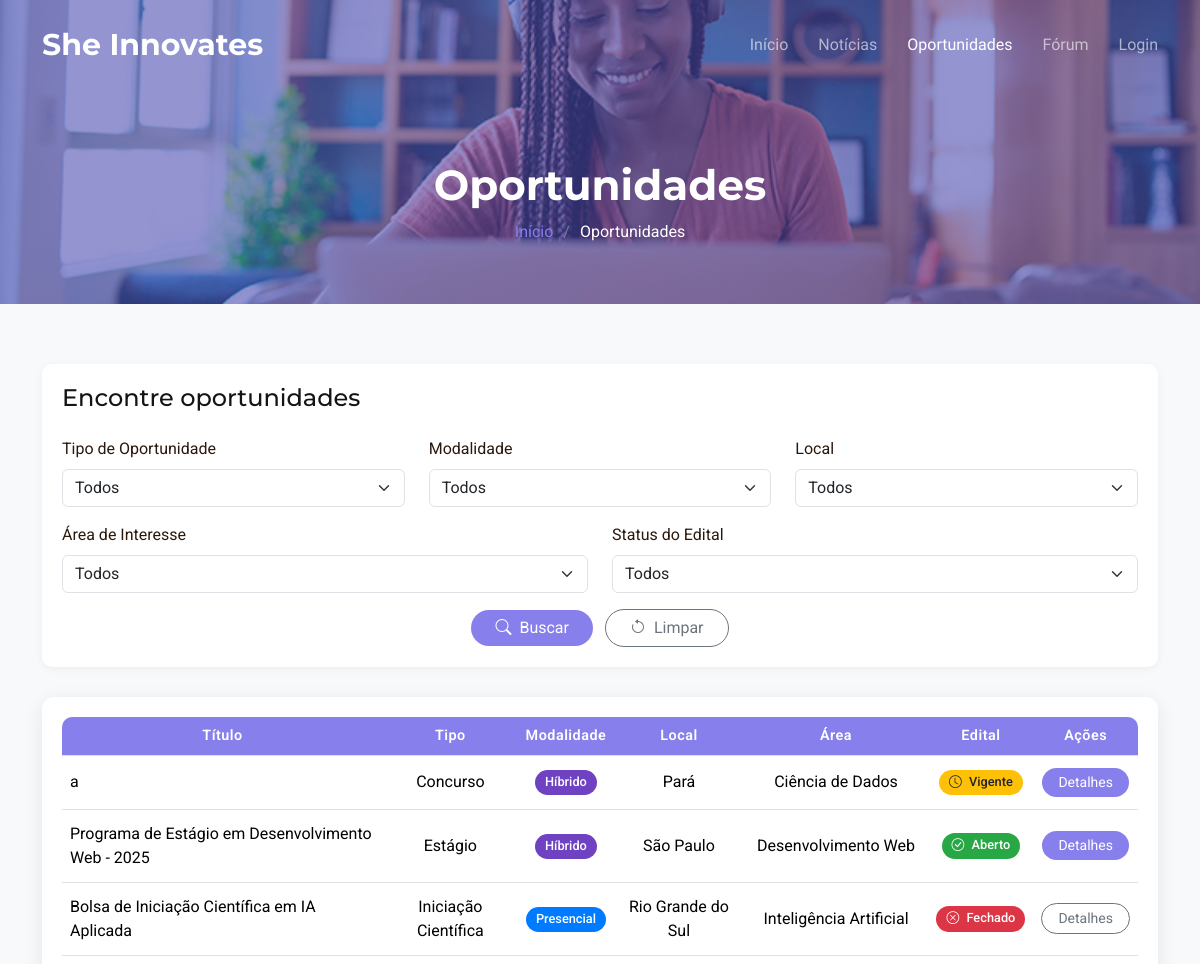
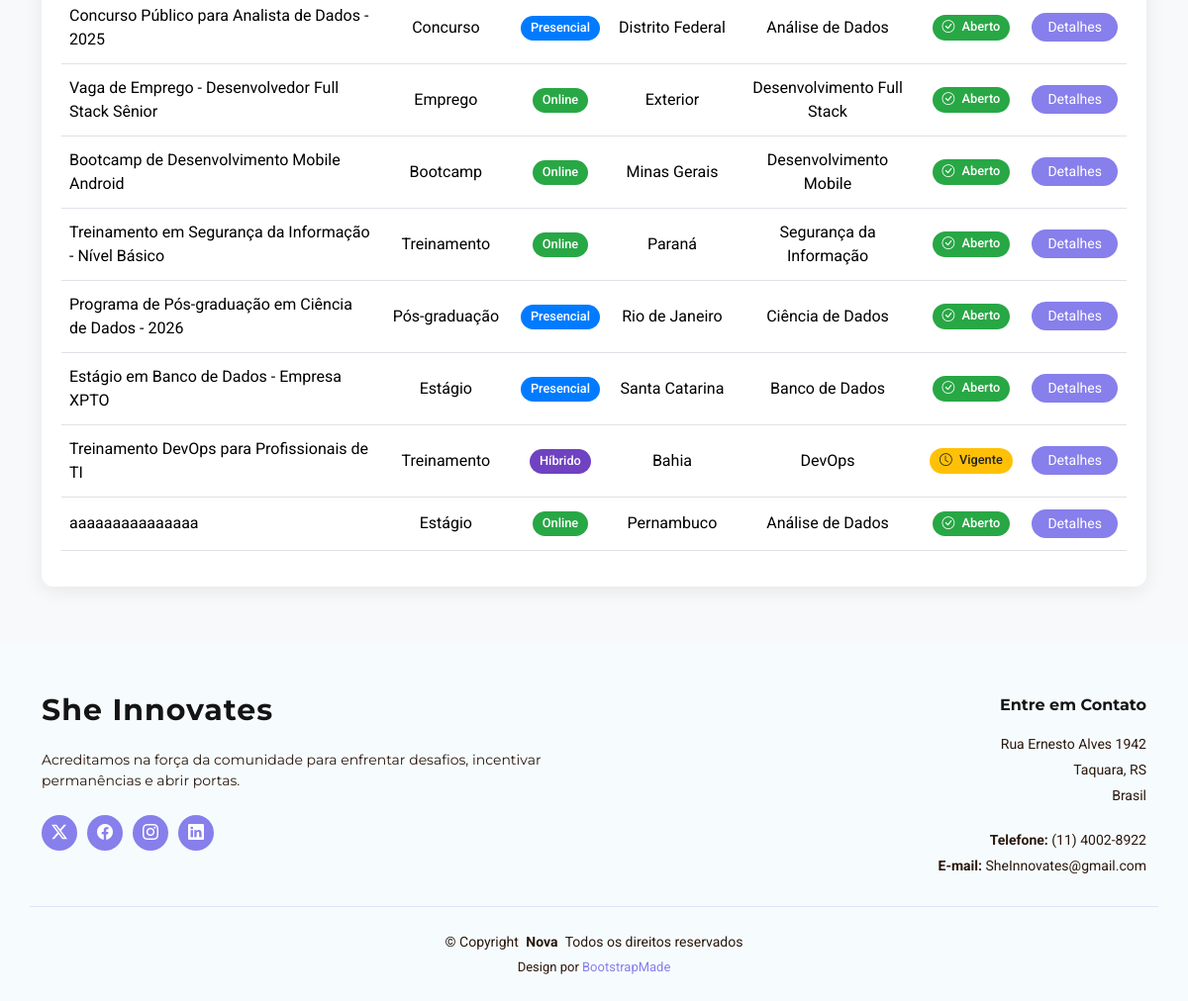
/Back-End-Projeto-Integrador/UserAnonimo/portfolio.php, run on an earlier commit of the app's database (2 pictures, top to bottom).
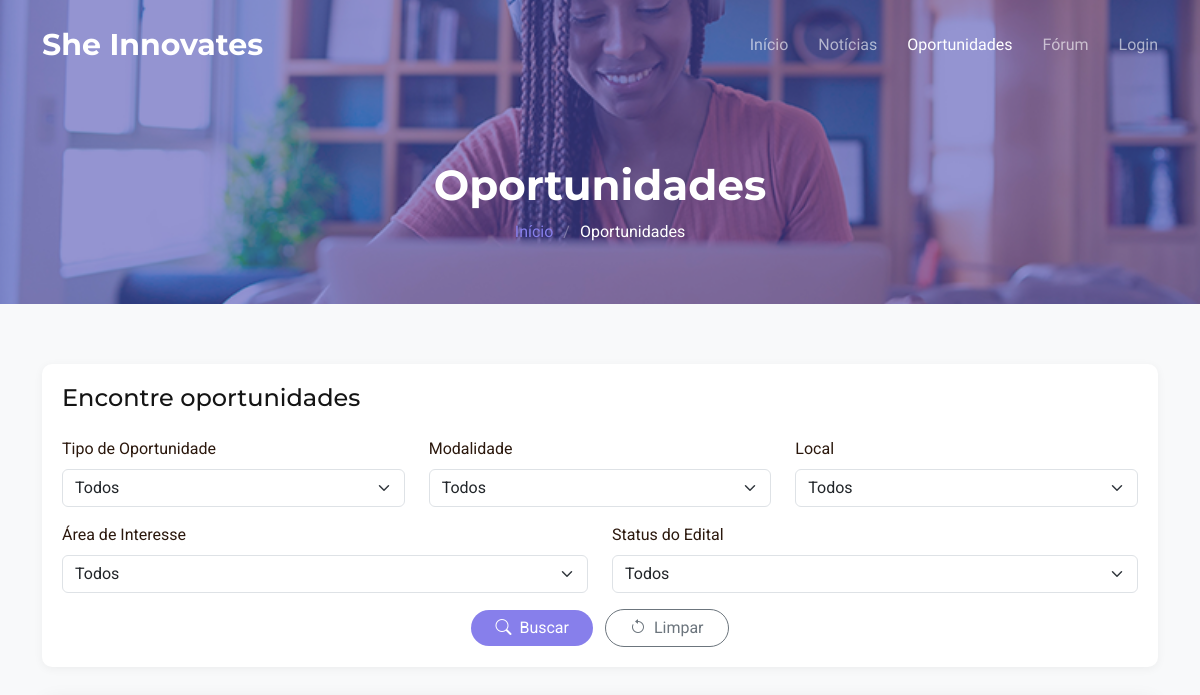
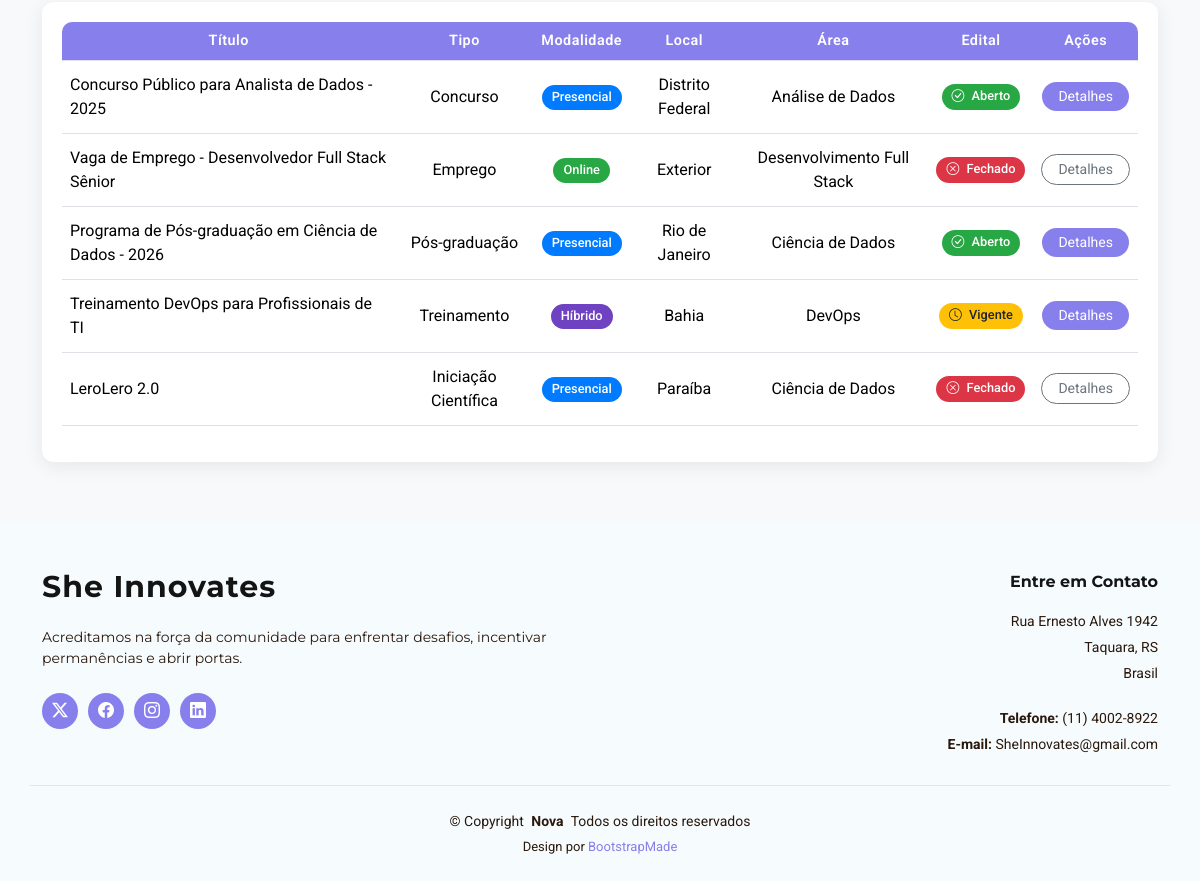
And on a later commit of the database (2 pictures, top to bottom).
### tables this page shows
CREATE TABLE `oportunidades` (
  `id_oportunidade` int NOT NULL,
  `titulo` varchar(60) NOT NULL,
  `tipo` varchar(50) NOT NULL,
  `modalidade` varchar(50) NOT NULL,
  `local` varchar(100) NOT NULL,
  `area` varchar(100) NOT NULL,
  `data_abertura` date NOT NULL,
  `data_fechamento` date NOT NULL,
  `link_detalhes` varchar(500) NOT NULL,
  `status_edital` varchar(50) NOT NULL
);

### Back-End-Projeto-Integrador/controleTabela/tabelaoportunidadesUserCad.php (the view)
<div class="table-responsive" data-aos="fade-up">
    <table class="table table-hover align-middle" id="opportunities-table">
        <thead>
            <tr class="text-center">
                <th style="border-top-left-radius: 10px;">Título</th>
                <th>Tipo</th>
                <th>Modalidade</th>
                <th>Local</th>
                <th>Área</th>
                <th>Edital</th>
                <th style="border-top-right-radius: 10px;">Ações</th>
            </tr>
        </thead>
        <tbody>
            <?php
            require("../Include/conexao.php");
            $sql = "SELECT * FROM oportunidades";
            $result = mysqli_query($con, $sql);
            if (mysqli_num_rows($result) > 0) {
                while ($oportunidade = mysqli_fetch_assoc($result)) {
                    $badgeClass = '';
                    if ($oportunidade['modalidade'] === 'Online') $badgeClass = 'badge-online';
                    else if ($oportunidade['modalidade'] === 'Presencial') $badgeClass = 'badge-presencial';
                    else if ($oportunidade['modalidade'] === 'Híbrido') $badgeClass = 'badge-hibrido';
                    $statusClass = '';
                    $statusIcon = '';
                    if ($oportunidade['status_edital'] === 'Aberto') {
                        $statusClass = 'badge-aberto';
                        $statusIcon = 'bi-check-circle';
                    } else if ($oportunidade['status_edital'] === 'Vigente') {
                        $statusClass = 'badge-vigente';
                        $statusIcon = 'bi-clock';
                    } else if ($oportunidade['status_edital'] === 'Fechado') {
                        $statusClass = 'badge-fechado';
                        $statusIcon = 'bi-x-circle';
                    }
                    $disabled = ($oportunidade['status_edital'] === 'Fechado') ? 'disabled' : '';
                    $btnClass = ($oportunidade['status_edital'] === 'Fechado') ? 'btn-outline-secondary' : 'btn-details';
                    echo "
                    <tr data-id=\"{$oportunidade['id_oportunidade']}\">
                        <td>{$oportunidade['titulo']}</td>
                        <td class=\"text-center\">{$oportunidade['tipo']}</td>
                        <td class=\"text-center\"><span class=\"badge {$badgeClass} rounded-pill\">{$oportunidade['modalidade']}</span></td>
                        <td class=\"text-center\">{$oportunidade['local']}</td>
                        <td class=\"text-center\">{$oportunidade['area']}</td>
                        <td class=\"text-center\">
                            <span class=\"badge {$statusClass} rounded-pill\">
                                <i class=\"bi {$statusIcon} me-1\"></i> {$oportunidade['status_edital']}
                            </span>
                        </td>
                        <td class=\"text-center\">
                            <div class=\"d-flex justify-content-center gap-2\">
                                <a href=\"{$oportunidade['link_detalhes']}\" class=\"btn btn-sm {$btnClass} rounded-pill px-3\" {$disabled}>Detalhes</a>
                            </div>
                        </td>
                    </tr>
                    ";
                }
            } else {
                echo "<tr><td colspan='7' class='text-center'>Nenhuma oportunidade encontrada.</td></tr>";
            }
            ?>
        </tbody>
    </table>
</div>

What changed in the data, as far as the page shows it:
removed oportunidades: titulo "a", tipo "Concurso", modalidade "Híbrido", local "Pará", area "Ciência de Dados", status_edital "Vigente"
removed oportunidades: titulo "Programa de Estágio em Desenvolvimento Web - 2025", tipo "Estágio", modalidade "Híbrido", local "São Paulo", area "Desenvolvimento Web", status_edital "Aberto"
removed oportunidades: titulo "Bolsa de Iniciação Científica em IA Aplicada", tipo "Iniciação Científica", modalidade "Presencial", local "Rio Grande do Sul", area "Inteligência Artificial", status_edital "Fechado"
removed oportunidades: titulo "Bootcamp de Desenvolvimento Mobile Android", tipo "Bootcamp", modalidade "Online", local "Minas Gerais", area "Desenvolvimento Mobile", status_edital "Aberto"
removed oportunidades: titulo "Treinamento em Segurança da Informação - Nível Básico", tipo "Treinamento", modalidade "Online", local "Paraná", area "Segurança da Informação", status_edital "Aberto"
removed oportunidades: titulo "Estágio em Banco de Dados - Empresa XPTO", tipo "Estágio", modalidade "Presencial", local "Santa Catarina", area "Banco de Dados", status_edital "Aberto"
removed oportunidades: titulo "aaaaaaaaaaaaaaa", tipo "Estágio", modalidade "Online", local "Pernambuco", area "Análise de Dados", status_edital "Aberto"
changed oportunidades "Vaga de Emprego - Desenvolvedor Full Stack Sênior": status_edital "Aberto" → "Fechado"
added oportunidades: titulo "LeroLero 2.0", tipo "Iniciação Científica", modalidade "Presencial", local "Paraíba", area "Ciência de Dados", status_edital "Fechado"
